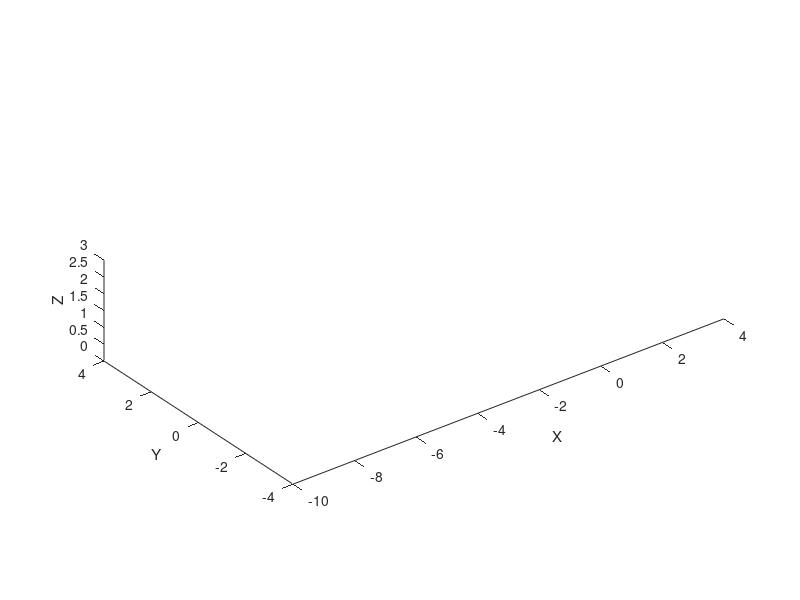

Write the MATLAB code that produced this figure. (Note: this script raises an error after producing the figure.)
function PlotEnvironment1()
    %% Load Images
    groundImage = 'Floor.png';
    wallImage1 = 'FactoryWall.png'; 
    wallImage2 = 'ExitWall.png'; 

    % Load sign images
    safetySign = 'Saftey.jpg'; 
    robotOperationSign = 'RobotOperation.jpg';
    emergencyStopSign = 'EmergencyStop.jpg';
    cautionRoboticSign = 'CautionRobotic.jpg';
    eyeProtectionSign = 'EyeProtection.png';
    hairContainedSign = 'HairContained.png';

    %% Create the figure window

    hold on;
    %% Sets axis properties
    axis equal;
    xlabel('X');
    ylabel('Y');
    zlabel('Z');
    view(3);
    grid off;  % Turn off the grid

    %% Set axis limits and camera properties
    xmin=-10;
    xmax=4;

    ymin=-4;
    ymax=4;

    zmin=0;
    zmax=3;
    
    xlim([xmin, xmax]);
    ylim([ymin, ymax]);
    zlim([zmin, zmax]);
    
    camlight('headlight');  
    lighting phong;

    %% Create the ground plane
    [xGround, yGround] = meshgrid(-10:0.1:4, -4:0.1:4); 
    zGround = zeros(size(xGround));

    %% Create the first wall plane along the y-axis
    [xWall1, zWall1] = meshgrid(-10:0.1:4.2, 0:0.1:4);
    yWall1 = 4 * ones(size(xWall1));

    %% Create the second wall plane along the x-axis
    [yWall2, zWall2] = meshgrid(-8:0.1:4, 0:0.1:4);
    xWall2 = 4 * ones(size(yWall2));

    %% Plot the ground and walls using the helper function
    plotSurfaceWithTexture(xGround, yGround, zGround, groundImage);
    plotSurfaceWithTexture(xWall1, yWall1, zWall1, wallImage1);
    plotSurfaceWithTexture(xWall2, yWall2, zWall2, wallImage2);

    %% Plot objects using placeAndTransformObject

    % Plot the table
    placeAndTransformObject('tableBrown2.1x1.4x0.5m.ply', [2.4, 3, 0], [0.8, 0.3, 1.6], 90, [0.4, 0.4, 0.4]);

    % Plot the fire extinguisher
    placeAndTransformObject('fireExtinguisher.ply', [2.4, 1.9, 0.01], [1, 1, 1], 0);

    % Plot the person
    placeAndTransformObject('personMaleCasual.ply', [3.4, 3, 0.01], [0.8, 0.8, 0.8], 180);

    % Plot the emergency stop button
    placeAndTransformObject('emergencyStopButton.ply', [2.5, 3, 0.8], [0.5, 0.5, 0.5], 0);

    % Plot the boxes conveyor
    placeAndTransformObject('ConveyerBeltBoxes.ply', [0, 1.69, 0], [1, 1, 1], -90);

    % Plot the pancake conveyor
    placeAndTransformObject('ConveyerBeltPancake.ply', [-3, 2.79, 0], [1, 1, 1], -90);

    % Plot the barriers
    placeAndTransformObject('SafetyWall.ply', [4, 0.6, 0.01], [0.01, 0.01, 0.01], 0, [0.5, 0.5, 0.5]); %Wall without Door
    placeAndTransformObject('PlasticStripDoor.ply', [2.2, 1.8, 0.01], [0.01, 0.01, 0.01], 270, [0.5, 0.5, 0.5]); %Wall with Door

    % Plot the box closer
    placeAndTransformObject('AutoBoxCloser.ply', [-2, -0.325, 0.6], [1, 1, 1], 90, [0.6, 0.6, 0.6]);

    % Plot the boxes
    placeAndTransformObject('BoxOpen.ply', [-6,0.09,0], [1, 1, 1], 90, [0.851, 0.722, 0.545]);
    placeAndTransformObject('BoxOpen.ply', [-4,0.09,0], [1, 1, 1], 90, [0.851, 0.722, 0.545]);

    %Plot the pallet
    placeAndTransformObject('Pallet.ply', [2.3,-0.7,0], [1.2, 1.2, 1.2], 0, [0.851, 0.722, 0.545]);
    placeAndTransformObject('Pallet.ply', [2.3,-0.7,0.15], [1.2, 1.2, 1.2], 90, [0.851, 0.722, 0.545]);
    placeAndTransformObject('Pallet.ply', [2.3,-0.7,0.3], [1.2, 1.2, 1.2], 0, [0.851, 0.722, 0.545]);

    %Plot the forklift
    placeAndTransformObject('Forklift.ply', [2.3,-2.7,0], [1, 1, 1], 0);

    %% Define sign positions and sizes
    signWidth = 0.8;  
    signHeight = 0.6;  
    signLift1 = 0.8;  % Amount to lift the signs above the ground for row 1
    signLift2 = 1.5;  % Amount to lift the signs above the ground for row 2
    
    %Saftey Sign
    safetySignX = -3;
    safetySignY = 3.99;

    %RobotOperation
    robotOperationSignX = -4.3;
    robotOperationSignY = 3.99;

    %RobotOperation
    emergencyStopSignX = -3;
    emergencyStopSignY = 3.99;

    %RobotOperation
    cautionRoboticSignX = -4.3;
    cautionRoboticSignY = 3.99;

    %EyeProtection
    EyeProtectionSignX = 2.75;
    EyeProtectionSignY = 3.99;

    %HairContained
    HairContainedSignX = 2.75;
    HairContainedSignY = 3.99;


    % Plot the sign with the texture
    plotImageOnSurface([safetySignX, safetySignY, signLift1 + signHeight], [safetySignX + signWidth, safetySignY, signLift1 + signHeight], [safetySignX, safetySignY, signLift1], [safetySignX + signWidth, safetySignY, signLift1], safetySign);
    
    plotImageOnSurface([robotOperationSignX, robotOperationSignY, signLift1 + signHeight], [robotOperationSignX + signWidth, robotOperationSignY, signLift1 + signHeight], [robotOperationSignX, robotOperationSignY, signLift1], [robotOperationSignX + signWidth, robotOperationSignY, signLift1], robotOperationSign);

    plotImageOnSurface([emergencyStopSignX, emergencyStopSignY, signLift2 + signHeight], [emergencyStopSignX + signWidth, emergencyStopSignY, signLift2 + signHeight], [emergencyStopSignX, emergencyStopSignY, signLift2], [emergencyStopSignX + signWidth, emergencyStopSignY, signLift2], emergencyStopSign);

    plotImageOnSurface([cautionRoboticSignX, cautionRoboticSignY, signLift2 + signHeight], [cautionRoboticSignX + signWidth, cautionRoboticSignY, signLift2 + signHeight], [cautionRoboticSignX, cautionRoboticSignY, signLift2], [cautionRoboticSignX + signWidth, cautionRoboticSignY, signLift2], cautionRoboticSign);

    plotImageOnSurface([EyeProtectionSignX, EyeProtectionSignY, signLift1 + signHeight], [EyeProtectionSignX + 0.5, EyeProtectionSignY, signLift1 + signHeight], [EyeProtectionSignX, EyeProtectionSignY, signLift1], [EyeProtectionSignX + 0.5, EyeProtectionSignY, signLift1], eyeProtectionSign);

    plotImageOnSurface([HairContainedSignX, HairContainedSignY, signLift2 + signHeight], [HairContainedSignX + 0.5, HairContainedSignY, signLift2 + signHeight], [HairContainedSignX, HairContainedSignY, signLift2], [HairContainedSignX + 0.5, HairContainedSignY, signLift2], hairContainedSign);

    hold off;
end

